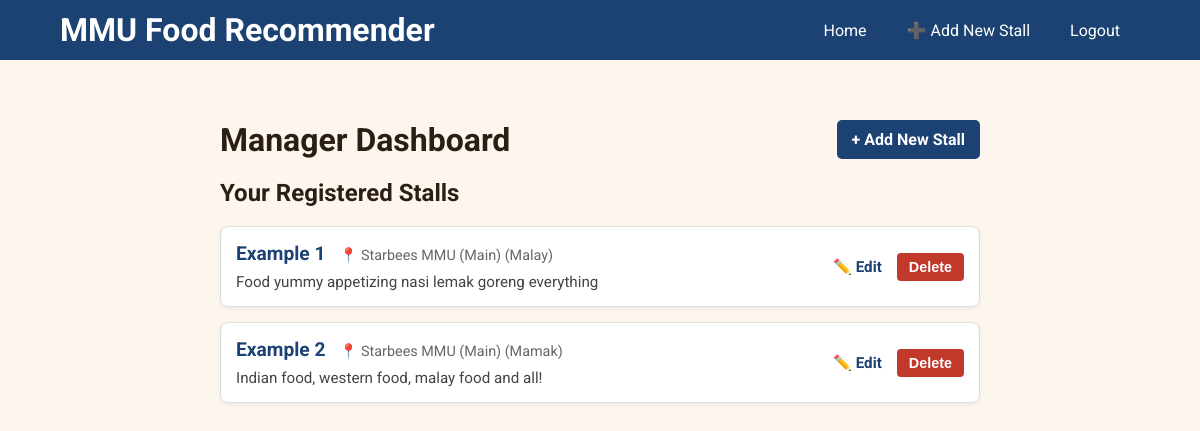
Page /manager_dashboard (signed in) on the earlier database version.
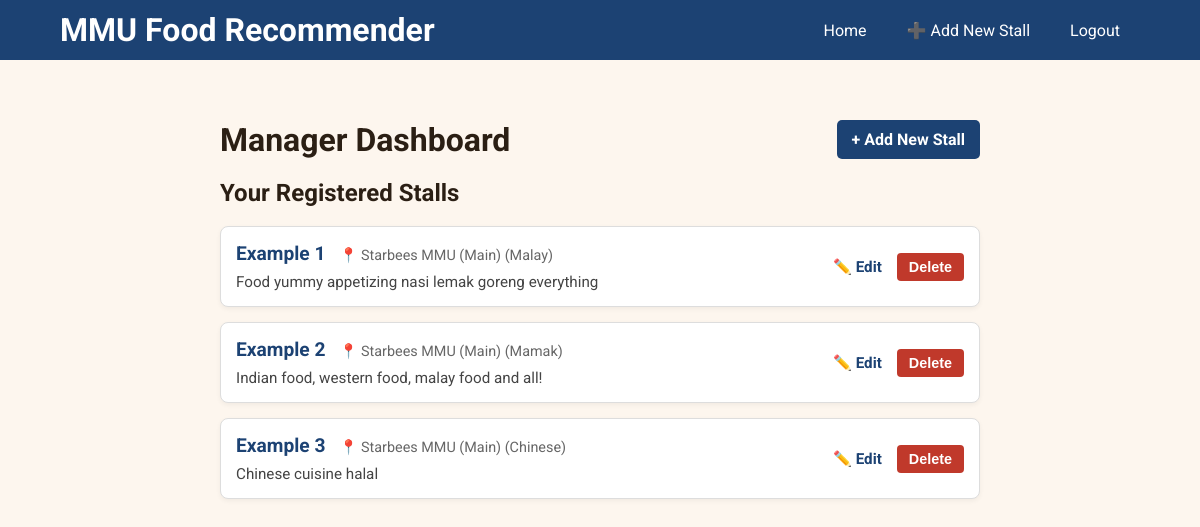
Same page on the later database version.
### app.py (models this page shows)
class Stall(db.Model):
    id = db.Column(db.Integer, primary_key=True)
    name = db.Column(db.String(120), nullable=False)
    location_id = db.Column(db.Integer, db.ForeignKey('location.id'), nullable=False)
    category = db.Column(db.String(100))
    description = db.Column(db.Text)
    manager_id = db.Column(db.Integer, db.ForeignKey('user.id'))
    food_type = db.Column(db.String(50))
    price_range = db.Column(db.String(10), nullable=False, default="RM")
    image_file = db.Column(db.String(100), nullable=False, default='default_stall.jpg')
    reviews = db.relationship('Review', backref='stall', cascade="all, delete-orphan", lazy=True)

class Location(db.Model):
    id = db.Column(db.Integer, primary_key=True)
    name = db.Column(db.String(120), nullable=False)
    stalls = db.relationship('Stall', backref='place', lazy=True)

### app.py (the view)
@app.route('/manager_dashboard')
@login_required
def manager_dashboard():
    if current_user.role != 'manager':
        flash("Access denied. Managers only.")
        return redirect(url_for('home'))
    my_stalls = Stall.query.filter_by(manager_id=current_user.id).all()
    return render_template('manager_dashboard.html', stalls=my_stalls)

### app.py (called while the page is built)
@login_manager.user_loader
def load_user(user_id):
    return User.query.get(int(user_id))

### templates/manager_dashboard.html (shortened to what this page needs)
<!DOCTYPE html>
<html lang="en">
<head>
    <link rel="stylesheet" href="{{ url_for('static', filename='style2.css') }}">
    <link rel="stylesheet" href="https://cdnjs.cloudflare.com/ajax/libs/font-awesome/4.7.0/css/font-awesome.min.css">
</head>
<body>
    <header>
        <div class="container">
            <h1 class="logo">MMU Food Recommender</h1>
            <nav>
                <ul class="nav-list">
                    <li><a href="{{ url_for('home') }}" style="color: inherit; text-decoration: none;">Home</a></li>
                    <li><a href="{{ url_for('add_stall') }}" style="color: inherit; text-decoration: none;">➕ Add New Stall</a></li>
                    <li><a href="{{ url_for('logout') }}" style="color: inherit; text-decoration: none;">Logout</a></li>
                </ul>
            </nav>
        </div>
    </header>
    <main style="max-width: 800px; margin: 40px auto; padding: 20px;">
        <div style="display: flex; justify-content: space-between; align-items: center; margin-bottom: 20px;">
            <h1>Manager Dashboard</h1>
            <a href="{{ url_for('add_stall') }}" style="background: #1c4273; color: white; padding: 10px 15px; text-decoration: none; border-radius: 5px; font-weight: bold;">
                + Add New Stall
            </a>
        </div>
        <h2>Your Registered Stalls</h2>
        <br>
        <ul style="list-style: none; padding: 0;">
            {% for stall in stalls %}
              <li style="background: #fff; margin-bottom: 15px; padding: 15px; border-radius: 8px; border: 1px solid #ddd; display: flex; justify-content: space-between; align-items: center; box-shadow: 0 2px 5px rgba(0,0,0,0.05);">
                <div>
                  <strong style="font-size: 1.2rem; color: #1c4273;">{{ stall.name }}</strong>
                  <span style="color: #666; font-size: 0.9rem; margin-left: 10px;">📍 {{ stall.place.name }} ({{ stall.category }})</span>
                  <p style="margin-top: 8px; color: #444; font-size: 0.95rem;">{{ stall.description }}</p>
                </div>
                <div style="display: flex; gap: 15px; align-items: center;">
                  <a href="{{ url_for('edit_stall', stall_id=stall.id) }}" style="color: #1c4273; text-decoration: none; font-weight: bold; font-size: 0.95rem;">
                    ✏️ Edit
                  </a>
                  <form action="{{ url_for('delete_stall', stall_id=stall.id) }}" method="POST" style="display:inline;">
                    <button type="submit" onclick="return confirm('Are you sure you want to delete this stall?')" style="color: white; background: #c0392b; border: none; padding: 6px 12px; border-radius: 4px; cursor: pointer; font-size: 0.9rem; font-weight: bold;">
                      Delete
                    </button>
                  </form>
                </div>
              </li>
            {% else %}
              <li style="color: #777; background: #f9f9f9; padding: 20px; border-radius: 8px; text-align: center; border: 1px dashed #ccc;">
                  No stalls registered under your manager account yet. <a href="{{ url_for('add_stall') }}" style="color: #1c4273; font-weight: bold;">Add one now.</a>
              </li>
            {% endfor %}
        </ul>
    </main>
</body>
</html>

### static/style2.css (style rules this page uses)
html { scroll-behavior: smooth; }
:root { --cream: #fdf6ee; --warm-white: #fff9f2; --orange: #e07b39; --orange-light: #fbecd9; --dark: #2b1f14; --mid: #6b4f35; --muted: #a08060; --border: #e2cdb5; --green: #3d7a56; --green-light: #e4f2ea; --red: #c0392b; --gold: #f0a500; --radius: 10px; --shadow: 0 2px 12px rgba(43, 31, 20, 0.08); }
* { margin: 0; padding: 0; box-sizing: border-box; }
body { font-family: 'Roboto'; width: 100%; min-height: 100vh; background: var(--cream); color: var(--dark); }
header { height: 60px; width: 100%; color: white; background:#1c4273; display: flex; align-items: center; position: sticky; top: 0; z-index: 999; }
.container { width: 90%; margin: 0 auto; display: flex; align-items: center; justify-content: space-between; }
.nav-list li a { text-decoration: none; color: white; list-style: none; display: inline; margin-right: 20px; }
.nav-list { display: flex; align-items: center; gap: 20px; list-style: none; }

Differences in the rows shown:
added Stall: name "Example 3", place.name "Starbees MMU (Main)", category "Chinese", description "Chinese cuisine halal"
